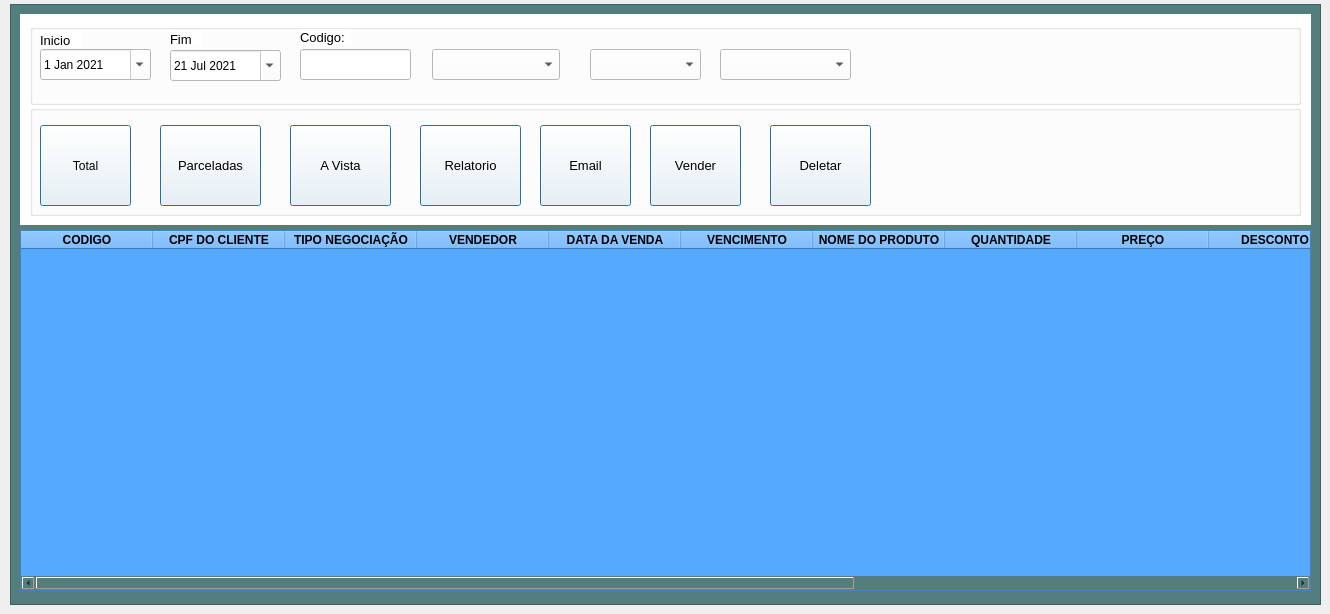
         <widget class="QWidget" name="tab_5">
          <attribute name="icon">
           <iconset>
            <normaloff>../Imagens/excel.png</normaloff>../Imagens/excel.png</iconset>
          </attribute>
          <attribute name="title">
           <string>Relatorios de vendas</string>
          </attribute>
          <widget class="QFrame" name="frame_8">
           <property name="enabled">
            <bool>true</bool>
           </property>
           <property name="geometry">
            <rect>
             <x>10</x>
             <y>4</y>
             <width>1311</width>
             <height>601</height>
            </rect>
           </property>
           <property name="styleSheet">
            <string notr="true">background-color: rgb(83, 127, 90);
background-color: rgb(84, 126, 126);</string>
           </property>
           <property name="frameShape">
            <enum>QFrame::StyledPanel</enum>
           </property>
           <property name="frameShadow">
            <enum>QFrame::Raised</enum>
           </property>
           <widget class="QTableWidget" name="tableWidget_5">
            <property name="enabled">
             <bool>true</bool>
            </property>
            <property name="geometry">
             <rect>
              <x>10</x>
              <y>226</y>
              <width>1291</width>
              <height>361</height>
             </rect>
            </property>
            <property name="font">
             <font>
              <family>Segoe UI</family>
              <pointsize>10</pointsize>
              <weight>50</weight>
              <bold>false</bold>
             </font>
            </property>
            <property name="styleSheet">
             <string notr="true">background-color: rgb(85, 170, 255);</string>
            </property>
            <property name="alternatingRowColors">
             <bool>true</bool>
            </property>
            <property name="verticalScrollMode">
             <enum>QAbstractItemView::ScrollPerPixel</enum>
            </property>
            <property name="horizontalScrollMode">
             <enum>QAbstractItemView::ScrollPerPixel</enum>
            </property>
            <attribute name="horizontalHeaderMinimumSectionSize">
             <number>35</number>
            </attribute>
            <attribute name="horizontalHeaderDefaultSectionSize">
             <number>132</number>
            </attribute>
            <attribute name="verticalHeaderMinimumSectionSize">
             <number>20</number>
            </attribute>
            <attribute name="verticalHeaderDefaultSectionSize">
             <number>21</number>
            </attribute>
            <column>
             <property name="text">
              <string>CODIGO</string>
             </property>
             <property name="font">
              <font>
               <weight>75</weight>
               <bold>true</bold>
              </font>
             </property>
             <property name="background">
              <color>
               <red>85</red>
               <green>170</green>
               <blue>255</blue>
              </color>
             </property>
            </column>
            <column>
             <property name="text">
              <string>CPF DO CLIENTE</string>
             </property>
             <property name="font">
              <font>
               <weight>75</weight>
               <bold>true</bold>
              </font>
             </property>
             <property name="background">
              <color>
               <red>85</red>
               <green>170</green>
               <blue>255</blue>
              </color>
             </property>
            </column>
            <column>
             <property name="text">
              <string>TIPO NEGOCIAÇÃO</string>
             </property>
             <property name="font">
              <font>
               <weight>75</weight>
               <bold>true</bold>
              </font>
             </property>
             <property name="background">
              <color>
               <red>85</red>
               <green>170</green>
               <blue>255</blue>
              </color>
             </property>
            </column>
            <column>
             <property name="text">
              <string>VENDEDOR</string>
             </property>
             <property name="font">
              <font>
               <weight>75</weight>
               <bold>true</bold>
              </font>
             </property>
             <property name="background">
              <color>
               <red>85</red>
               <green>170</green>
               <blue>255</blue>
              </color>
             </property>
            </column>
            <column>
             <property name="text">
              <string>DATA DA VENDA</string>
             </property>
             <property name="font">
              <font>
               <weight>75</weight>
               <bold>true</bold>
              </font>
             </property>
             <property name="background">
              <color>
               <red>85</red>
               <green>170</green>
               <blue>255</blue>
              </color>
             </property>
            </column>
            <column>
             <property name="text">
              <string>VENCIMENTO</string>
             </property>
             <property name="font">
              <font>
               <weight>75</weight>
               <bold>true</bold>
              </font>
             </property>
             <property name="background">
              <color>
               <red>85</red>
               <green>170</green>
               <blue>255</blue>
              </color>
             </property>
            </column>
            <column>
             <property name="text">
              <string>NOME DO PRODUTO</string>
             </property>
             <property name="font">
              <font>
               <weight>75</weight>
               <bold>true</bold>
              </font>
             </property>
             <property name="background">
              <color>
               <red>85</red>
               <green>170</green>
               <blue>255</blue>
              </color>
             </property>
            </column>
            <column>
             <property name="text">
              <string>QUANTIDADE</string>
             </property>
             <property name="font">
              <font>
               <weight>75</weight>
               <bold>true</bold>
              </font>
             </property>
             <property name="background">
              <color>
               <red>85</red>
               <green>170</green>
               <blue>255</blue>
              </color>
             </property>
            </column>
            <column>
             <property name="text">
              <string>PREÇO</string>
             </property>
             <property name="font">
              <font>
               <weight>75</weight>
               <bold>true</bold>
              </font>
             </property>
             <property name="background">
              <color>
               <red>255</red>
               <green>0</green>
               <blue>0</blue>
              </color>
             </property>
            </column>
            <column>
             <property name="text">
              <string>DESCONTO</string>
             </property>
             <property name="font">
              <font>
               <weight>75</weight>
               <bold>true</bold>
              </font>
             </property>
             <property name="background">
              <color>
               <red>255</red>
               <green>0</green>
               <blue>0</blue>
              </color>
             </property>
            </column>
            <column>
             <property name="text">
              <string>VALOR TOTAL</string>
             </property>
             <property name="font">
              <font>
               <weight>75</weight>
               <bold>true</bold>
              </font>
             </property>
             <property name="background">
              <color>
               <red>85</red>
               <green>170</green>
               <blue>255</blue>
              </color>
             </property>
            </column>
            <column>
             <property name="text">
              <string>NATUREZA DA VENDA</string>
             </property>
             <property name="font">
              <font>
               <weight>75</weight>
               <bold>true</bold>
              </font>
             </property>
             <property name="background">
              <color>
               <red>85</red>
               <green>170</green>
               <blue>255</blue>
              </color>
             </property>
            </column>
            <column>
             <property name="text">
              <string>PERCELAS</string>
             </property>
             <property name="font">
              <font>
               <weight>75</weight>
               <bold>true</bold>
              </font>
             </property>
             <property name="background">
              <color>
               <red>85</red>
               <green>170</green>
               <blue>255</blue>
              </color>
             </property>
            </column>
            <column>
             <property name="text">
              <string>OBSERVAÇÃO</string>
             </property>
             <property name="font">
              <font>
               <weight>75</weight>
               <bold>true</bold>
              </font>
             </property>
             <property name="background">
              <color>
               <red>85</red>
               <green>170</green>
               <blue>255</blue>
              </color>
             </property>
            </column>
            <column>
             <property name="text">
              <string>ENTRADA E SAIDA</string>
             </property>
             <property name="font">
              <font>
               <weight>75</weight>
               <bold>true</bold>
              </font>
             </property>
             <property name="background">
              <color>
               <red>85</red>
               <green>170</green>
               <blue>255</blue>
              </color>
             </property>
            </column>
           </widget>
           <widget class="QFrame" name="frame_15">
            <property name="geometry">
             <rect>
              <x>10</x>
              <y>10</y>
              <width>1291</width>
              <height>211</height>
             </rect>
            </property>
            <property name="styleSheet">
             <string notr="true">background-color: rgb(255, 255, 255);</string>
            </property>
            <property name="frameShape">
             <enum>QFrame::NoFrame</enum>
            </property>
            <property name="frameShadow">
             <enum>QFrame::Raised</enum>
            </property>
            <widget class="QGroupBox" name="groupBox_9">
             <property name="geometry">
              <rect>
               <x>10</x>
               <y>91</y>
               <width>1271</width>
               <height>111</height>
              </rect>
             </property>
             <property name="font">
              <font>
               <pointsize>10</pointsize>
               <weight>75</weight>
               <bold>true</bold>
              </font>
             </property>
             <property name="styleSheet">
              <string notr="true">color: rgb(0, 0, 0);
</string>
             </property>
             <property name="title">
              <string/>
             </property>
             <widget class="QPushButton" name="geraexcel">
              <property name="geometry">
               <rect>
                <x>390</x>
                <y>20</y>
                <width>101</width>
                <height>81</height>
               </rect>
              </property>
              <property name="font">
               <font>
                <pointsize>10</pointsize>
                <weight>50</weight>
                <bold>false</bold>
               </font>
              </property>
              <property name="cursor">
               <cursorShape>PointingHandCursor</cursorShape>
              </property>
              <property name="focusPolicy">
               <enum>Qt::NoFocus</enum>
              </property>
              <property name="toolTip">
               <string>Gerar relatorio de vendas</string>
              </property>
              <property name="styleSheet">
               <string notr="true"/>
              </property>
              <property name="text">
               <string>Relatorio</string>
              </property>
              <property name="icon">
               <iconset>
                <normaloff>../Imagens/excel.png</normaloff>../Imagens/excel.png</iconset>
              </property>
              <property name="iconSize">
               <size>
                <width>66</width>
                <height>34</height>
               </size>
              </property>
              <property name="shortcut">
               <string/>
              </property>
              <property name="checkable">
               <bool>false</bool>
              </property>
              <property name="checked">
               <bool>false</bool>
              </property>
              <property name="autoDefault">
               <bool>true</bool>
              </property>
              <property name="default">
               <bool>true</bool>
              </property>
              <property name="flat">
               <bool>false</bool>
              </property>
             </widget>
             <widget class="QPushButton" name="pushButton_10">
              <property name="enabled">
               <bool>true</bool>
              </property>
              <property name="geometry">
               <rect>
                <x>130</x>
                <y>20</y>
                <width>101</width>
                <height>81</height>
               </rect>
              </property>
              <property name="font">
               <font>
                <pointsize>10</pointsize>
                <weight>50</weight>
                <bold>false</bold>
               </font>
              </property>
              <property name="cursor">
               <cursorShape>PointingHandCursor</cursorShape>
              </property>
              <property name="focusPolicy">
               <enum>Qt::NoFocus</enum>
              </property>
              <property name="toolTip">
               <string>Vendas parceladas</string>
              </property>
              <property name="styleSheet">
               <string notr="true"/>
              </property>
              <property name="text">
               <string>Parceladas</string>
              </property>
              <property name="icon">
               <iconset>
                <normaloff>../Imagens/vendaparcelada.png</normaloff>../Imagens/vendaparcelada.png</iconset>
              </property>
              <property name="iconSize">
               <size>
                <width>92</width>
                <height>30</height>
               </size>
              </property>
              <property name="autoDefault">
               <bool>true</bool>
              </property>
              <property name="default">
               <bool>true</bool>
              </property>
              <property name="flat">
               <bool>false</bool>
              </property>
             </widget>
             <widget class="QPushButton" name="pushButton_15">
              <property name="geometry">
               <rect>
                <x>260</x>
                <y>20</y>
                <width>101</width>
                <height>81</height>
               </rect>
              </property>
              <property name="font">
               <font>
                <pointsize>10</pointsize>
                <weight>50</weight>
                <bold>false</bold>
               </font>
              </property>
              <property name="cursor">
               <cursorShape>PointingHandCursor</cursorShape>
              </property>
              <property name="focusPolicy">
               <enum>Qt::NoFocus</enum>
              </property>
              <property name="toolTip">
               <string>Vendas a vista</string>
              </property>
              <property name="styleSheet">
               <string notr="true"/>
              </property>
              <property name="text">
               <string>A Vista</string>
              </property>
              <property name="icon">
               <iconset>
                <normaloff>../Imagens/vendaavista.ico</normaloff>../Imagens/vendaavista.ico</iconset>
              </property>
              <property name="iconSize">
               <size>
                <width>30</width>
                <height>64</height>
               </size>
              </property>
              <property name="autoDefault">
               <bool>true</bool>
              </property>
              <property name="default">
               <bool>true</bool>
              </property>
              <property name="flat">
               <bool>false</bool>
              </property>
             </widget>
             <widget class="QPushButton" name="enviaemail">
              <property name="geometry">
               <rect>
                <x>510</x>
                <y>20</y>
                <width>91</width>
                <height>81</height>
               </rect>
              </property>
              <property name="font">
               <font>
                <pointsize>10</pointsize>
                <weight>50</weight>
                <bold>false</bold>
               </font>
              </property>
              <property name="cursor">
               <cursorShape>PointingHandCursor</cursorShape>
              </property>
              <property name="focusPolicy">
               <enum>Qt::NoFocus</enum>
              </property>
              <property name="toolTip">
               <string>Enviar email</string>
              </property>
              <property name="styleSheet">
               <string notr="true"/>
              </property>
              <property name="text">
               <string>Email</string>
              </property>
              <property name="icon">
               <iconset>
                <normaloff>../Imagens/o-email.png</normaloff>../Imagens/o-email.png</iconset>
              </property>
              <property name="iconSize">
               <size>
                <width>37</width>
                <height>50</height>
               </size>
              </property>
              <property name="autoDefault">
               <bool>true</bool>
              </property>
              <property name="default">
               <bool>true</bool>
              </property>
              <property name="flat">
               <bool>false</bool>
              </property>
             </widget>
             <widget class="QPushButton" name="realizarVendas">
              <property name="geometry">
               <rect>
                <x>620</x>
                <y>20</y>
                <width>91</width>
                <height>81</height>
               </rect>
              </property>
              <property name="font">
               <font>
                <pointsize>10</pointsize>
                <weight>50</weight>
                <bold>false</bold>
               </font>
              </property>
              <property name="cursor">
               <cursorShape>PointingHandCursor</cursorShape>
              </property>
              <property name="focusPolicy">
               <enum>Qt::NoFocus</enum>
              </property>
              <property name="toolTip">
               <string>Enviar email</string>
              </property>
              <property name="styleSheet">
               <string notr="true"/>
              </property>
              <property name="text">
               <string>Vender</string>
              </property>
              <property name="icon">
               <iconset>
                <normaloff>../Imagens/carrinhodecompras.png</normaloff>../Imagens/carrinhodecompras.png</iconset>
              </property>
              <property name="iconSize">
               <size>
                <width>37</width>
                <height>50</height>
               </size>
              </property>
              <property name="autoDefault">
               <bool>true</bool>
              </property>
              <property name="default">
               <bool>true</bool>
              </property>
              <property name="flat">
               <bool>false</bool>
              </property>
             </widget>
             <widget class="QPushButton" name="pushButton_14">
              <property name="geometry">
               <rect>
                <x>10</x>
                <y>20</y>
                <width>91</width>
                <height>81</height>
               </rect>
              </property>
              <property name="cursor">
               <cursorShape>PointingHandCursor</cursorShape>
              </property>
              <property name="focusPolicy">
               <enum>Qt::NoFocus</enum>
              </property>
              <property name="toolTip">
               <string>Consultar vendas</string>
              </property>
              <property name="styleSheet">
               <string notr="true"/>
              </property>
              <property name="text">
               <string>Total</string>
              </property>
              <property name="icon">
               <iconset>
                <normaloff>../Imagens/lupa.ico</normaloff>../Imagens/lupa.ico</iconset>
              </property>
              <property name="iconSize">
               <size>
                <width>40</width>
                <height>35</height>
               </size>
              </property>
              <property name="autoDefault">
               <bool>true</bool>
              </property>
              <property name="default">
               <bool>true</bool>
              </property>
              <property name="flat">
               <bool>false</bool>
              </property>
             </widget>
             <widget class="QPushButton" name="pushButton_9">
              <property name="enabled">
               <bool>true</bool>
              </property>
              <property name="geometry">
               <rect>
                <x>740</x>
                <y>20</y>
                <width>101</width>
                <height>81</height>
               </rect>
              </property>
              <property name="font">
               <font>
                <pointsize>10</pointsize>
                <weight>50</weight>
                <bold>false</bold>
               </font>
              </property>
              <property name="cursor">
               <cursorShape>PointingHandCursor</cursorShape>
              </property>
              <property name="focusPolicy">
               <enum>Qt::NoFocus</enum>
              </property>
              <property name="toolTip">
               <string>Dar baixa em vendas</string>
              </property>
              <property name="styleSheet">
               <string notr="true"/>
              </property>
              <property name="text">
               <string>Deletar</string>
              </property>
              <property name="icon">
               <iconset>
                <normaloff>../Imagens/fdelete_256.ico</normaloff>../Imagens/fdelete_256.ico</iconset>
              </property>
              <property name="iconSize">
               <size>
                <width>37</width>
                <height>68</height>
               </size>
              </property>
              <property name="autoDefault">
               <bool>true</bool>
              </property>
              <property name="default">
               <bool>true</bool>
              </property>
              <property name="flat">
               <bool>false</bool>
              </property>
             </widget>
            </widget>
            <widget class="QGroupBox" name="groupBox_13">
             <property name="geometry">
              <rect>
               <x>10</x>
               <y>10</y>
               <width>1271</width>
               <height>81</height>
              </rect>
             </property>
             <property name="font">
              <font>
               <pointsize>10</pointsize>
               <weight>75</weight>
               <bold>true</bold>
              </font>
             </property>
             <property name="styleSheet">
              <string notr="true">color: rgb(0, 0, 0);
</string>
             </property>
             <property name="title">
              <string/>
             </property>
             <widget class="QDateEdit" name="dateEdit_4">
              <property name="enabled">
               <bool>true</bool>
              </property>
              <property name="geometry">
               <rect>
                <x>10</x>
                <y>25</y>
                <width>111</width>
                <height>31</height>
               </rect>
              </property>
              <property name="sizePolicy">
               <sizepolicy hsizetype="Fixed" vsizetype="Fixed">
                <horstretch>0</horstretch>
                <verstretch>0</verstretch>
               </sizepolicy>
              </property>
              <property name="font">
               <font>
                <family>MS Shell Dlg 2</family>
               </font>
              </property>
              <property name="cursor">
               <cursorShape>PointingHandCursor</cursorShape>
              </property>
              <property name="styleSheet">
               <string notr="true">color: rgb(0, 0, 0);
background-color: rgb(255, 255, 255);</string>
              </property>
              <property name="accelerated">
               <bool>false</bool>
              </property>
              <property name="correctionMode">
               <enum>QAbstractSpinBox::CorrectToPreviousValue</enum>
              </property>
              <property name="showGroupSeparator" stdset="0">
               <bool>false</bool>
              </property>
              <property name="currentSection">
               <enum>QDateTimeEdit::DaySection</enum>
              </property>
              <property name="calendarPopup">
               <bool>true</bool>
              </property>
              <property name="timeSpec">
               <enum>Qt::TimeZone</enum>
              </property>
              <property name="date">
               <date>
                <year>2021</year>
                <month>1</month>
                <day>1</day>
               </date>
              </property>
             </widget>
             <widget class="QDateEdit" name="dateEdit_5">
              <property name="geometry">
               <rect>
                <x>140</x>
                <y>26</y>
                <width>111</width>
                <height>31</height>
               </rect>
              </property>
              <property name="cursor">
               <cursorShape>PointingHandCursor</cursorShape>
              </property>
              <property name="styleSheet">
               <string notr="true">color: rgb(0, 0, 0);
background-color: rgb(255, 255, 255);background-color: rgb(255, 255, 255);</string>
              </property>
              <property name="calendarPopup">
               <bool>true</bool>
              </property>
              <property name="date">
               <date>
                <year>2021</year>
                <month>7</month>
                <day>21</day>
               </date>
              </property>
             </widget>
             <widget class="QLineEdit" name="lineEdit_13">
              <property name="geometry">
               <rect>
                <x>270</x>
                <y>25</y>
                <width>111</width>
                <height>31</height>
               </rect>
              </property>
              <property name="font">
               <font>
                <pointsize>10</pointsize>
               </font>
              </property>
              <property name="styleSheet">
               <string notr="true">background-color: rgb(255, 255, 255);</string>
              </property>
             </widget>
             <widget class="QLabel" name="label_76">
              <property name="geometry">
               <rect>
                <x>140</x>
                <y>7</y>
                <width>31</width>
                <height>16</height>
               </rect>
              </property>
              <property name="font">
               <font>
                <family>Arial</family>
                <pointsize>10</pointsize>
               </font>
              </property>
              <property name="styleSheet">
               <string notr="true"/>
              </property>
              <property name="text">
               <string>Fim</string>
              </property>
             </widget>
             <widget class="QLabel" name="label_80">
              <property name="geometry">
               <rect>
                <x>270</x>
                <y>5</y>
                <width>51</width>
                <height>16</height>
               </rect>
              </property>
              <property name="font">
               <font>
                <family>Arial</family>
                <pointsize>10</pointsize>
               </font>
              </property>
              <property name="styleSheet">
               <string notr="true"/>
              </property>
              <property name="text">
               <string>Codigo:</string>
              </property>
             </widget>
             <widget class="QComboBox" name="comboBox_6">
              <property name="geometry">
               <rect>
                <x>402</x>
                <y>25</y>
                <width>128</width>
                <height>31</height>
               </rect>
              </property>
              <property name="font">
               <font>
                <family>Arial</family>
                <pointsize>10</pointsize>
               </font>
              </property>
              <property name="cursor">
               <cursorShape>PointingHandCursor</cursorShape>
              </property>
              <property name="styleSheet">
               <string notr="true">background-color: rgb(255, 255, 255);
color: rgb(0, 0, 0);</string>
              </property>
             </widget>
             <widget class="QComboBox" name="comboBox_7">
              <property name="geometry">
               <rect>
                <x>690</x>
                <y>25</y>
                <width>131</width>
                <height>31</height>
               </rect>
              </property>
              <property name="font">
               <font>
                <family>Arial</family>
                <pointsize>10</pointsize>
               </font>
              </property>
              <property name="cursor">
               <cursorShape>PointingHandCursor</cursorShape>
              </property>
              <property name="styleSheet">
               <string notr="true">background-color: rgb(255, 255, 255);
color: rgb(0, 0, 0);</string>
              </property>
             </widget>
             <widget class="QLabel" name="label_77">
              <property name="geometry">
               <rect>
                <x>10</x>
                <y>8</y>
                <width>41</width>
                <height>16</height>
               </rect>
              </property>
              <property name="font">
               <font>
                <family>Arial</family>
                <pointsize>10</pointsize>
               </font>
              </property>
              <property name="styleSheet">
               <string notr="true"/>
              </property>
              <property name="text">
               <string>Inicio</string>
              </property>
             </widget>
             <widget class="QComboBox" name="comboBox_8">
              <property name="geometry">
               <rect>
                <x>560</x>
                <y>25</y>
                <width>111</width>
                <height>31</height>
               </rect>
              </property>
              <property name="font">
               <font>
                <family>Arial</family>
                <pointsize>10</pointsize>
               </font>
              </property>
              <property name="cursor">
               <cursorShape>PointingHandCursor</cursorShape>
              </property>
              <property name="styleSheet">
               <string notr="true">background-color: rgb(255, 255, 255);
color: rgb(0, 0, 0);</string>
              </property>
             </widget>
            </widget>
           </widget>
          </widget>
         </widget>
